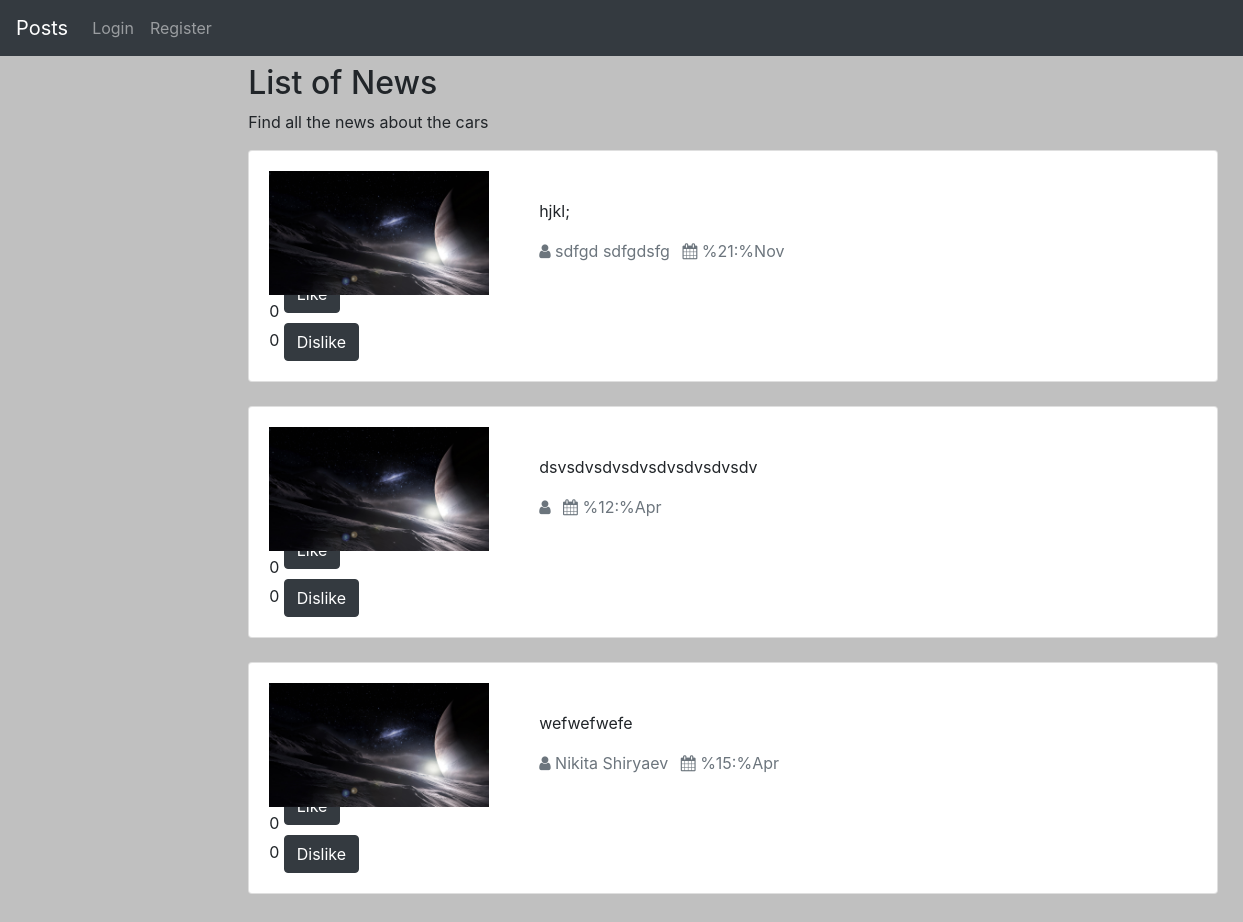
Before: / with the older database file.
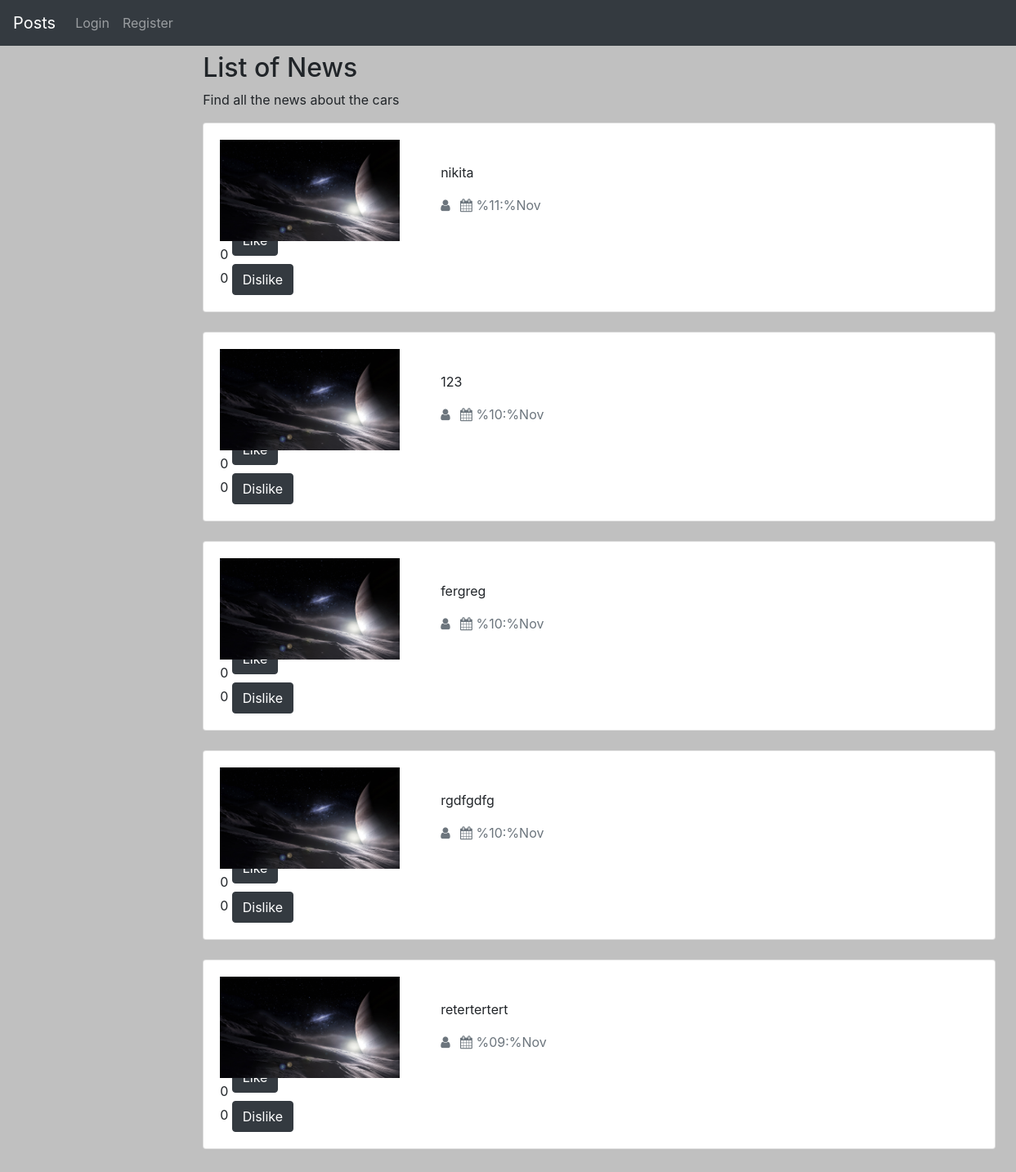
After: the same page with the newer database file.
### my_profile/models.py (models this page shows, shortened)
class Post(models.Model):
    image = models.ImageField(upload_to='post_images/', blank=True)
    content = models.TextField()
    author = models.ForeignKey(User, blank=True, null=True, default=None,
                               on_delete=models.CASCADE)
    likes = models.IntegerField(default=0)
    dislikes = models.IntegerField(default=0)
    created = models.DateTimeField(auto_now_add=True, auto_now=False)
    update = models.DateTimeField(auto_now_add=False, auto_now=True)

### my_profile/views.py (the view)
# urls.py: path('', views.posts_list, name='posts_list_url'),
def posts_list(request):
    posts = Post.objects.all().order_by('-created')
    context = {
        'posts': posts,
        'username': auth.get_user(request).username
    }
    return render(request, 'my_profile/posts.html', context)

### templates/my_profile/posts.html (shortened to what this page needs)
{% extends 'base.html' %}
{% load static %}
{% block content %}
    <link href="//maxcdn.bootstrapcdn.com/bootstrap/4.0.0/css/bootstrap.min.css" rel="stylesheet" id="bootstrap-css">
<link href="https://maxcdn.bootstrapcdn.com/font-awesome/4.6.3/css/font-awesome.min.css" rel="stylesheet">
<div class="container">
    <div class="row">
        <div class="col-md-12">
            <h2>List of News</h2>
            <p>Find all the news about the cars</p>
        </div>
    </div>
        <div class="row">
            <div class="col-md-9">
                <div class="row mb-2">
                    <div class="col-md-12">
                        {% for post in posts %}
                            <div class="card">
                                    <div class="card-body">
                                        <div class="row">
                                            {% if post.image %}
                                                <div class="col-md-3">
                                                    <img src="{{ post.image.url }}">
                                                </div>
                                            {% else %}
                                                <div class="col-md-3">
                                                    <img src="/static/media/post_images/post.jpg">
                                                </div>
                                            {% endif %}
                                            <div class="col-md-9">
                                                <div class="card-body">
                                                    <div class="news-content">
                                                        <p>{{ post.content }}</p>
                                                    </div>
                                                    <div class="news-footer">
                                                    <div class="news-author">
                                                        <ul class="list-inline list-unstyled">
                                                            <li class="list-inline-item text-secondary">
                                                                <i class="fa fa-user"></i>
                                                                {{ post.author.first_name }} {{ post.author.last_name }}
                                                            </li>
                                                            <li class="list-inline-item text-secondary">
                                                                <i class="fa fa-calendar"></i>
                                                                {{ post.created }}
                                                            </li>
                                                        </ul>
                                                    </div>
                                                    </div>
                                                </div>
                                            </div>
                                        </div>
                                        <div class="like-dislike">
                                        <form action="{% url 'add_like' %}" class="rew" method="post">
                                            {{ post.likes }}
                                            <button type="submit" name="post_id" value="{{ post.id }}" class="btn btn-dark like">Like</button>
                                        </form>
                                        <form action="{% url 'remove_like' %}" class="rew" method="post">
                                            {{ post.dislikes }}
                                            <button type="submit" name="post_id" value="{{ post.id }}" class="btn btn-dark dislike">Dislike</button>
                                        </form>
                                    </div>
                                    </div>
                            </div><br>
                        {% endfor %}
                    </div>
                </div>
            </div>
        </div>
</div>
{% endblock %}

### templates/base.html (shortened to what this page needs)
<!DOCTYPE html>
{% load static %}
<html>
  <head>
    <link href="{% static "css/chat.css" %}" rel="stylesheet">
    <link rel = "stylesheet" href="{% static '/css/my_profile.css' %}">
    <link rel = "stylesheet" href="{% static '/css/posts.css' %}">
    <link rel="stylesheet" href="https://stackpath.bootstrapcdn.com/bootstrap/4.2.1/css/bootstrap.min.css">
  </head>
  <body style="background-color: #c0c0c0">
    {% include 'include/navbar.html' %}
     <div class="content container mt-5">
            <div class="row">
                <div class="col-6 offset-md-2">
                    {% block content %}
                    {% endblock %}
                </div>
            </div>
        </div>
  </body>
</html>

### templates/include/navbar.html (shortened to what this page needs)
<div class="navbar">
    <nav class="navbar navbar-expand-md navbar-dark bg-dark fixed-top">
      <a class="navbar-brand" href="{% url 'posts_list_url' %}">Posts</a>
      <div class="collapse navbar-collapse" id="navbarsExampleDefault">
        <ul class="navbar-nav mr-auto">
            {% if request.user.is_authenticated %}
                  </li>
                  <li class="nav-item">
                  </li>
                  <li class="nav-item">
                        <a class="nav-link" href="{% url 'accounts:logout' %}">Logout</a>
                  </li>
            {% else %}
                  <li class="nav-item">
                    <a class="nav-link" href="{% url 'accounts:login' %}">Login</a>
                  </li>
                  <li class="nav-item">
                    <a class="nav-link" href="{% url 'accounts:register' %}">Register</a>
                  </li>
            {% endif %}
        </ul>
      </div>
    </nav>
</div>

### static/css/posts.css (style rules this page uses)
img { width:100%; }
.row { width: 1000px; }
.like { margin-top: -4%; }

Changed rows visible on the page:
removed Post: content "hjkl;", author.first_name "sdfgd", author.last_name "sdfgdsfg", created "%21:%Nov", likes "0", {{ post.id }} 3 (drawn), dislikes "0"
removed Post: content "dsvsdvsdvsdvsdvsdvsdvsdv", created "%12:%Apr", likes "0", {{ post.id }} 2 (drawn), dislikes "0"
removed Post: content "wefwefwefe", author.first_name "Nikita", author.last_name "Shiryaev", created "%15:%Apr", likes "0", {{ post.id }} 1 (drawn), dislikes "0"
added Post: content "nikita", created "%11:%Nov", likes "0", {{ post.id }} 5 (drawn), dislikes "0"
added Post: content "123", created "%10:%Nov", likes "0", {{ post.id }} 4 (drawn), dislikes "0"
added Post: content "fergreg", created "%10:%Nov", likes "0", {{ post.id }} 3 (drawn), dislikes "0"
added Post: content "rgdfgdfg", created "%10:%Nov", likes "0", {{ post.id }} 2 (drawn), dislikes "0"
added Post: content "retertertert", created "%09:%Nov", likes "0", {{ post.id }} 1 (drawn), dislikes "0"
